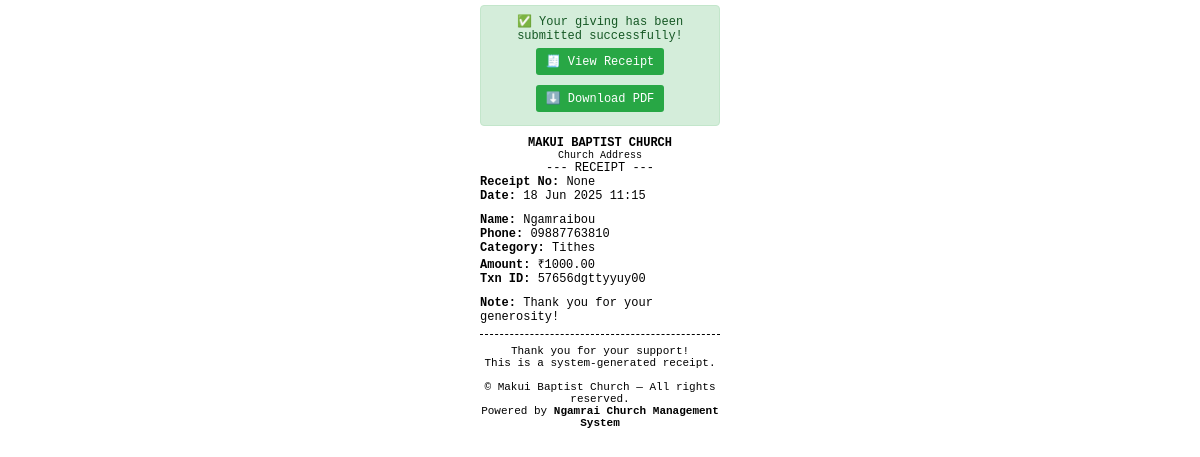
Screenshot of /online-giving/receipt/2/ (signed in) with the database file from the repository.
### church/models.py (models this page shows, shortened)
class Church(models.Model):
    admin = models.OneToOneField(
        settings.AUTH_USER_MODEL,
        on_delete=models.PROTECT,  # 🔒 Prevent accidental deletion
        related_name='church_admin',
        null=True,
        blank=True,
    )
    church_name     = models.CharField(max_length=255)
    church_address  = models.CharField(max_length=255)
    phone_number    = models.CharField(max_length=20, unique=True)
    email_address   = models.EmailField(unique=True)
    district        = models.CharField(max_length=100)
    state           = models.CharField(max_length=100)
    postal_code     = models.CharField(max_length=20)
    country         = models.CharField(max_length=100)
    profile_picture = models.ImageField(
        upload_to='church_profiles/', blank=True, null=True
    )
    upi_id = models.CharField(max_length=100, blank=True, null=True)
    qr_code = models.ImageField(
        upload_to='church_qrcodes/', blank=True, null=True
    )
    is_suspended = models.BooleanField(
        default=False,
        help_text="Tick to disable all log‑ins for this church until dues are paid."
    )
    date_registered = models.DateTimeField(auto_now_add=True)

class OnlineGiving(models.Model):
    GIVING_CATEGORIES = [
        ('tithes', 'Tithes'),
        ('thanks', 'Thanks'),
        ('offering', 'Offering'),
        ('donation', 'Donation'),
    ]
    church = models.ForeignKey(Church, on_delete=models.CASCADE)
    member = models.ForeignKey(Member, on_delete=models.CASCADE)
    giver_name = models.CharField(max_length=100)
    phone_number = models.CharField(max_length=15)
    amount = models.DecimalField(max_digits=10, decimal_places=2)
    upi_transaction_id = models.CharField(max_length=100)
    category = models.CharField(
        max_length=20, choices=GIVING_CATEGORIES, default='tithes'
    )
    thank_you_message = models.CharField(max_length=255, default="Thank you for your generosity!")
    created_at = models.DateTimeField(auto_now_add=True)
    receipt_number = models.CharField(max_length=50, unique=True, blank=True, null=True)

### church/views.py (the view)
# urls.py: path('online-giving/receipt/<int:receipt_id>/', OnlineGivingReceiptView.as_view(), name='view_online_giving_receipt'),
@method_decorator(login_required, name='dispatch')
class OnlineGivingReceiptView(View):
    def get(self, request, receipt_id):
        receipt = get_object_or_404(OnlineGiving, id=receipt_id)
        user = request.user
        if hasattr(user, 'member'):
            if receipt.member != user.member:
                return HttpResponseForbidden("This receipt does not belong to you.")
            church = user.member.church
        elif hasattr(user, 'churchadminprofile'):
            church = user.churchadminprofile.church
        else:
            return HttpResponseForbidden("Access denied.")
        if receipt.church != church:
            return HttpResponseForbidden("Access denied.")
        context = {
            'receipt': receipt,
            'church': church,
            'is_print_view': 'pdf' in request.path,  # True if printing, False if just viewing
            'dashboard_url': reverse('church:member_dashboard')
                if hasattr(user, 'member')
                else reverse('church:church_admin_dashboard'),
        }
        return render(request, 'church/online_giving_receipt.html', context)

### church/templates/church/online_giving_receipt.html (shortened to what this page needs)
<!DOCTYPE html>
<html lang="en">
<head>
</head>
<body>
    {% if receipt.id and not is_print_view %}
        <div class="alert center">
            ✅ Your giving has been submitted successfully!<br>
            <a href="{% url 'church:view_online_giving_receipt' receipt.id %}" class="btn btn-sm">
                🧾 View Receipt
            </a>
            <a href="{% url 'church:print_online_giving_receipt' receipt.id %}" target="_blank" class="btn btn-sm">
                ⬇️ Download PDF
            </a>
        </div>
    {% endif %}
    <div class="center bold">
        {{ church.church_name|default:"Church Name"|upper }}
    </div>
    <div class="center small">
        {{ church.address|default:"Church Address" }}
    </div>
    <div class="center">
        --- RECEIPT ---
    </div>
    <div class="section">
        <div><span class="bold">Receipt No:</span> {{ receipt.receipt_number }}</div>
        <div><span class="bold">Date:</span> {{ receipt.created_at|date:"d M Y H:i" }}</div>
    </div>
    <div class="section">
        <div><span class="bold">Name:</span> {{ receipt.giver_name }}</div>
        <div><span class="bold">Phone:</span> {{ receipt.phone_number }}</div>
        <div><span class="bold">Category:</span> {{ receipt.get_category_display }}</div>
        <div><span class="bold">Amount:</span> ₹{{ receipt.amount|floatformat:2 }}</div>
        <div><span class="bold">Txn ID:</span> {{ receipt.upi_transaction_id }}</div>
    </div>
    <div class="section">
        <span class="bold">Note:</span> {{ receipt.thank_you_message|default:"—" }}
    </div>
    <div class="line"></div>
    <div class="footer">
        Thank you for your support!<br>
        This is a system-generated receipt.<br><br>
        &copy; {{ church.church_name|default:"Church Name" }} — All rights reserved.<br>
        Powered by <strong>Ngamrai Church Management System</strong>
    </div>
</body>
</html>

### church/templates/church/online_giving_receipt.html (style rules this page uses)
body { font-family: 'Courier New', monospace; font-size: 12px; width: 240px; margin: 0 auto; padding: 5px; color: #000; }
.center { text-align: center; }
.bold { font-weight: bold; }
.line { border-top: 1px dashed #000; margin: 8px 0; }
.section { margin-bottom: 10px; }
.footer { text-align: center; font-size: 11px; margin-top: 10px; }
.small { font-size: 10px; }
.btn { display: inline-block; margin: 5px; padding: 6px 10px; font-size: 12px; text-decoration: none; color: white; background-color: #007bff; border-radius: 3px; }
.alert { background-color: #d4edda; border: 1px solid #c3e6cb; color: #155724; padding: 8px; margin-bottom: 10px; border-radius: 4px; }
.alert .btn { background-color: #28a745; }

### rows the page displays
Church: church_name "MAKUI BAPTIST CHURCH", church_name "Makui Baptist Church"
OnlineGiving: receipt_number "None", created_at "18 Jun 2025 11:15", giver_name "Ngamraibou", phone_number "09887763810", category "Tithes", amount "1000.00", upi_transaction_id "57656dgttyyuy00", thank_you_message "Thank you for your generosity!"

### other values shown
{{ church.address|default:"Church Address" }} "Church Address"
